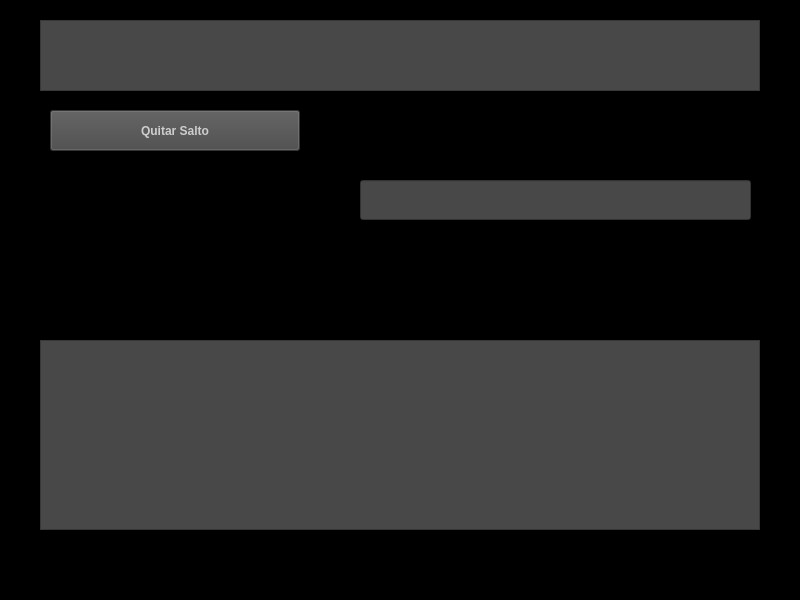
<?xml version="1.0" encoding="UTF-8"?>
<ui version="4.0">
 <class>MainWindow</class>
 <widget class="QMainWindow" name="MainWindow">
  <property name="geometry">
   <rect>
    <x>0</x>
    <y>0</y>
    <width>800</width>
    <height>600</height>
   </rect>
  </property>
  <property name="windowTitle">
   <string>MainWindow</string>
  </property>
  <property name="windowOpacity">
   <double>0.799999000000000</double>
  </property>
  <property name="styleSheet">
   <string notr="true">background-color: rgb(0, 0, 0);</string>
  </property>
  <widget class="QWidget" name="centralwidget">
   <widget class="QTextEdit" name="textEdit">
    <property name="geometry">
     <rect>
      <x>40</x>
      <y>20</y>
      <width>720</width>
      <height>71</height>
     </rect>
    </property>
    <property name="font">
     <font>
      <pointsize>14</pointsize>
      <weight>75</weight>
      <bold>true</bold>
     </font>
    </property>
    <property name="styleSheet">
     <string notr="true">background-color: rgb(72, 72, 72);
color: rgb(206, 206, 206);
</string>
    </property>
    <property name="frameShadow">
     <enum>QFrame::Raised</enum>
    </property>
    <property name="autoFormatting">
     <set>QTextEdit::AutoAll</set>
    </property>
    <property name="tabChangesFocus">
     <bool>false</bool>
    </property>
    <property name="html">
     <string>&lt;!DOCTYPE HTML PUBLIC &quot;-//W3C//DTD HTML 4.0//EN&quot; &quot;http://www.w3.org/TR/REC-html40/strict.dtd&quot;&gt;
&lt;html&gt;&lt;head&gt;&lt;meta name=&quot;qrichtext&quot; content=&quot;1&quot; /&gt;&lt;style type=&quot;text/css&quot;&gt;
p, li { white-space: pre-wrap; }
&lt;/style&gt;&lt;/head&gt;&lt;body style=&quot; font-family:'MS Shell Dlg 2'; font-size:14pt; font-weight:600; font-style:normal;&quot;&gt;
&lt;p style=&quot;-qt-paragraph-type:empty; margin-top:0px; margin-bottom:0px; margin-left:0px; margin-right:0px; -qt-block-indent:0; text-indent:0px; font-size:8.25pt; font-weight:400;&quot;&gt;&lt;br /&gt;&lt;/p&gt;&lt;/body&gt;&lt;/html&gt;</string>
    </property>
   </widget>
   <widget class="QPushButton" name="pushButton">
    <property name="geometry">
     <rect>
      <x>50</x>
      <y>110</y>
      <width>250</width>
      <height>41</height>
     </rect>
    </property>
    <property name="font">
     <font>
      <weight>75</weight>
      <bold>true</bold>
     </font>
    </property>
    <property name="statusTip">
     <string/>
    </property>
    <property name="styleSheet">
     <string notr="true">background-color: rgb(72, 72, 72);
border-color: rgb(85, 255, 255);
color: rgb(206, 206, 206);
</string>
    </property>
    <property name="text">
     <string>Quitar Salto</string>
    </property>
   </widget>
   <widget class="QTextBrowser" name="textBrowser">
    <property name="geometry">
     <rect>
      <x>40</x>
      <y>340</y>
      <width>720</width>
      <height>190</height>
     </rect>
    </property>
    <property name="styleSheet">
     <string notr="true">background-color: rgb(72, 72, 72);
color: rgb(206, 206, 206);
</string>
    </property>
    <property name="autoFormatting">
     <set>QTextEdit::AutoNone</set>
    </property>
   </widget>
   <widget class="QLineEdit" name="lineEdit">
    <property name="geometry">
     <rect>
      <x>360</x>
      <y>180</y>
      <width>391</width>
      <height>40</height>
     </rect>
    </property>
    <property name="styleSheet">
     <string notr="true">background-color: rgb(72, 72, 72);
color: rgb(206, 206, 206);
</string>
    </property>
   </widget>
  </widget>
  <widget class="QMenuBar" name="menubar">
   <property name="geometry">
    <rect>
     <x>0</x>
     <y>0</y>
     <width>800</width>
     <height>21</height>
    </rect>
   </property>
  </widget>
  <widget class="QStatusBar" name="statusbar"/>
 </widget>
 <resources/>
 <connections/>
</ui>
